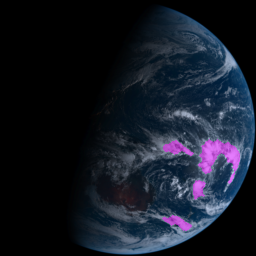
#> input picture out/overlays/himawari_20260128T214000Z_overlay.png, 256 x 256 px; its folder holds only this picture in this run
$ python cloud_mask_baseline_v2.py --raw-dir ../../../out/overlays
#> lines starting #> are read from the running program, lines starting #| are printed output that depends on the picture; after the words box and inside, x2 and y2 are one past the last pixel; in counts of white or black regions, pixels touching at a corner belong together
#!/usr/bin/env python
"""
cloud_mask_baseline_b13.py

Heuristic cloud mask generator for Himawari-9 B13 (10.4 µm thermal IR) imagery.
Designed as a teacher signal for U-Net training.

B13 is illumination-invariant -- no terminator line, no day/night split needed.
Cold cloud tops are bright, clear sky and warm ocean are dark, consistently 24/7.

Detection logic:
  - Bright pixels (V >= luma_thresh) = cloud
  - Optional adaptive Gaussian threshold for structured cloud edges
  - Optional hybrid: adaptive OR global (recommended)

Outputs:
  - out/masks/*.png         (binary cloud masks, 255=cloud 0=clear)
  - out/overlays/*.png      (optional pink overlay for visual QC)
  - out/cloud_metrics.csv   (training manifest)
"""

from __future__ import annotations

import argparse
from pathlib import Path

import cv2
import numpy as np
import pandas as pd
from tqdm import tqdm


# ----------------------------
# Utilities
# ----------------------------

def load_image(path: Path, size: int | None):
#> called with size = 256
    img = cv2.imread(str(path))
#> img is the input picture: shape (256, 256, 3); mean B, G, R 36.8, 25.9, 20.5
    if img is None:
        raise RuntimeError(f"Failed to read {path}")
    img = cv2.cvtColor(img, cv2.COLOR_BGR2RGB)
    if size is not None:
        img = cv2.resize(img, (size, size), interpolation=cv2.INTER_AREA)
    return img


def remove_small_components(mask: np.ndarray, min_area: int) -> np.ndarray:
    num, labels, stats, _ = cv2.connectedComponentsWithStats(mask, connectivity=8)
    out = np.zeros_like(mask)
    for i in range(1, num):
        if stats[i, cv2.CC_STAT_AREA] >= min_area:
            out[labels == i] = 1
    return out


def make_overlay(rgb: np.ndarray, mask: np.ndarray, alpha: float):
    overlay = rgb.copy()
    pink = np.zeros_like(rgb)
    pink[..., 0] = 255
    pink[..., 2] = 255
    overlay[mask == 1] = (
        (1 - alpha) * overlay[mask == 1] + alpha * pink[mask == 1]
    ).astype(np.uint8)
    return overlay


# ----------------------------
# Core mask logic
# ----------------------------

def cloud_mask_b13(
    rgb: np.ndarray,
    luma_thresh: float,
    open_size: int,
    close_size: int,
    min_area: int,
    adaptive: bool,
    adaptive_block: int,
    adaptive_c: int,
    hybrid: bool,
) -> np.ndarray:
    """
    Generate cloud mask from B13 grayscale image.

    B13 is grayscale so saturation filtering is not needed.
    Bright = cold cloud tops, dark = warm clear sky/ocean.

    Modes:
      global (default): V >= luma_thresh
      adaptive:         local Gaussian threshold
      hybrid:           adaptive OR global (recommended — adaptive catches
                        cloud edges, global catches uniform overcast)
    """
#> called with luma_thresh = 0.45, open_size = 3, close_size = 7, min_area = 80, adaptive = False, adaptive_block = 101, adaptive_c = -8, hybrid = False
    # B13 is grayscale but stored as RGB -- all channels equal, just use V
    v = cv2.cvtColor(rgb, cv2.COLOR_RGB2GRAY).astype(np.float32) / 255.0
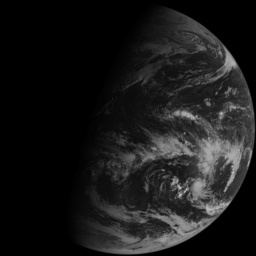
#> v: shape (256, 256) float32; min 0, max 0.749, mean 0.1

    if hybrid or adaptive:
        v_uint8 = (v * 255).astype(np.uint8)
        adp = cv2.adaptiveThreshold(
            v_uint8, 1,
            cv2.ADAPTIVE_THRESH_GAUSSIAN_C,
            cv2.THRESH_BINARY,
            blockSize=adaptive_block,
            C=adaptive_c,
        ).astype(bool)

    if hybrid:
        cloud = (adp | (v >= luma_thresh)).astype(np.uint8)
    elif adaptive:
        cloud = adp.astype(np.uint8)
    else:
        cloud = (v >= luma_thresh).astype(np.uint8)
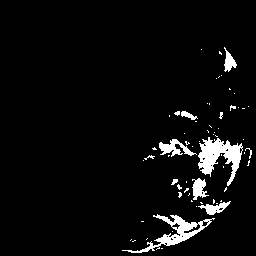
#> cloud: shape (256, 256); values 0 (black) and 1 (white), 4.7% white; 63 white regions (52 under 20 px), largest, box (x1, y1, x2, y2) and area: (198, 137, 243, 186) 1027, (122, 214, 215, 253) 828, (159, 139, 197, 157) 297

    # Morphological cleanup
    if open_size > 0:
        k = cv2.getStructuringElement(cv2.MORPH_ELLIPSE, (open_size, open_size))
        cloud = cv2.morphologyEx(cloud, cv2.MORPH_OPEN, k)
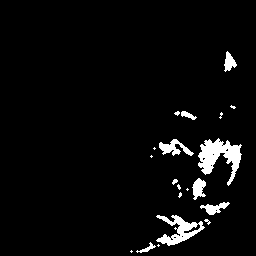
#> cloud: shape (256, 256); values 0 (black) and 1 (white), 4.1% white; 20 white regions (11 under 20 px), largest, box (x1, y1, x2, y2) and area: (198, 138, 242, 186) 973, (156, 215, 205, 246) 629, (159, 139, 194, 156) 274
    if close_size > 0:
        k = cv2.getStructuringElement(cv2.MORPH_ELLIPSE, (close_size, close_size))
        cloud = cv2.morphologyEx(cloud, cv2.MORPH_CLOSE, k)
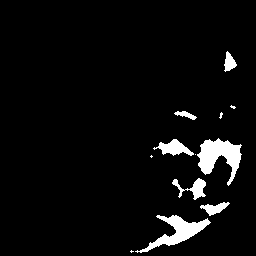
#> cloud: shape (256, 256); values 0 (black) and 1 (white), 4.7% white; 12 white regions (5 under 20 px), largest, box (x1, y1, x2, y2) and area: (197, 138, 242, 186) 1057, (135, 215, 211, 253) 901, (153, 139, 194, 156) 342

    cloud = remove_small_components(cloud, min_area)
#> in remove_small_components, `num, labels, stats, _ = cv2.connectedComponentsWithStats(mask, connect..`:
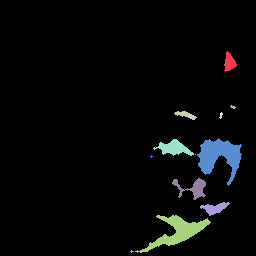
#> labels: shape (256, 256) int32; 13 distinct labels, from 0 to 12; one colour per label, 0 black
#> in remove_small_components, `num, labels, stats, _ = cv2.connectedComponentsWithStats(mask, connect..`: num = 13; stats = 13 rows, first 6: [0, 0, 256, 256, 62443], [224, 51, 13, 21, 157], [230, 105, 6, 4, 13], [174, 111, 23, 9, 97], [219, 112, 4, 7, 15], [153, 139, 41, 17, 342]
    return cloud


# ----------------------------
# Main
# ----------------------------

def main():
    ap = argparse.ArgumentParser(
        description="Heuristic cloud mask for Himawari B13 thermal IR imagery."
    )
    ap.add_argument("--raw-dir", required=True,
                    help="Directory of input PNG frames.")
    ap.add_argument("--outdir", default="out",
                    help="Output directory for masks, overlays, and CSV.")
    ap.add_argument("--image-size", type=int, default=256,
                    help="Resize frames to this square size (default 256).")
    ap.add_argument("--luma-thresh", type=float, default=0.45,
                    help="Global brightness threshold (default 0.45). "
                         "Pixels brighter than this are flagged as cloud. "
                         "B13: cold tops are bright, clear sky is dark.")
    ap.add_argument("--open-size", type=int, default=3,
                    help="Morphological open kernel size (default 3, 0=off).")
    ap.add_argument("--close-size", type=int, default=7,
                    help="Morphological close kernel size (default 7, 0=off).")
    ap.add_argument("--min-area", type=int, default=80,
                    help="Remove connected components smaller than this (default 80px).")
    ap.add_argument("--overlay-alpha", type=float, default=0.45,
                    help="Pink overlay opacity for QC images (default 0.45).")
    ap.add_argument("--save-overlays", action="store_true",
                    help="Save pink overlay QC images to outdir/overlays/.")
    ap.add_argument("--max-frames", type=int, default=None,
                    help="Process only the first N frames (for quick testing).")

    # Threshold mode
    mode = ap.add_mutually_exclusive_group()
    mode.add_argument("--adaptive", action="store_true",
                      help="Pure local Gaussian adaptive threshold.")
    mode.add_argument("--hybrid", action="store_true",
                      help="[RECOMMENDED] Adaptive OR global threshold. "
                           "Adaptive catches cloud edges, global catches "
                           "uniform overcast with little local contrast.")

    ap.add_argument("--adaptive-block", type=int, default=101,
                    help="Neighbourhood size for adaptive threshold (must be odd, default 101).")
    ap.add_argument("--adaptive-c", type=int, default=-8,
                    help="Constant subtracted from local mean (default -8). "
                         "More negative = stricter.")

    args = ap.parse_args()

    raw_dir = Path(args.raw_dir)
    outdir = Path(args.outdir)
    mask_dir = outdir / "masks"
    overlay_dir = outdir / "overlays"

    mask_dir.mkdir(parents=True, exist_ok=True)
    if args.save_overlays:
        overlay_dir.mkdir(parents=True, exist_ok=True)

    frames = sorted(raw_dir.glob("*.png"))
    if args.max_frames:
        frames = frames[: args.max_frames]

    if not frames:
        print(f"No PNG frames found in {raw_dir}")
        return

    records = []

    for fp in tqdm(frames, desc="Processing"):
        rgb = load_image(fp, args.image_size)

        cloud = cloud_mask_b13(
            rgb,
            luma_thresh=args.luma_thresh,
            open_size=args.open_size,
            close_size=args.close_size,
            min_area=args.min_area,
            adaptive=args.adaptive,
            adaptive_block=args.adaptive_block,
            adaptive_c=args.adaptive_c,
            hybrid=args.hybrid,
        )

        out_mask = (cloud * 255).astype(np.uint8)
        mask_path = mask_dir / f"{fp.stem}_mask.png"
        cv2.imwrite(str(mask_path), out_mask)

        if args.save_overlays:
            overlay = make_overlay(rgb, cloud, args.overlay_alpha)
            cv2.imwrite(
                str(overlay_dir / f"{fp.stem}_overlay.png"),
                cv2.cvtColor(overlay, cv2.COLOR_RGB2BGR),
            )

        records.append({
            "relpath": str(fp),
            "mask_path": str(mask_path),
            "cloud_frac": float(cloud.mean()),
        })

    df = pd.DataFrame.from_records(records)
#> df = table of 1 rows and 3 columns
    df.to_csv(outdir / "cloud_metrics.csv", index=False)

    print(f"Processed {len(df)} frames")
#| Processed 1 frames
    print(f"Wrote masks to {mask_dir}")
    print(f"Wrote metrics to {outdir / 'cloud_metrics.csv'}")


if __name__ == "__main__":
    main()

$ run again, on out/overlays/himawari_20260129T161000Z_overlay.png
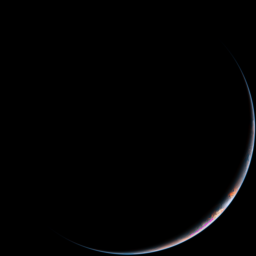
#> input picture out/overlays/himawari_20260129T161000Z_overlay.png, 256 x 256 px
#> in load_image, img is the input picture: shape (256, 256, 3); mean B, G, R 2.7, 2.4, 2.3
#> in cloud_mask_b13, `cloud = (v >= luma_thresh).astype(np.uint8)`:
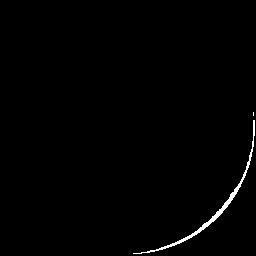
#> cloud: shape (256, 256); values 0 (black) and 1 (white), 0.85% white; 2 white regions (1 under 20 px), largest, box (x1, y1, x2, y2) and area: (133, 120, 255, 254) 556
#> in cloud_mask_b13, `cloud = cv2.morphologyEx(cloud, cv2.MORPH_OPEN, k)`:
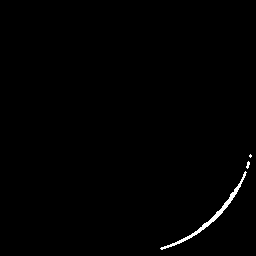
#> cloud: shape (256, 256); values 0 (black) and 1 (white), 0.67% white; 3 white regions (2 under 20 px), largest, box (x1, y1, x2, y2) and area: (160, 171, 247, 250) 410
#> labels: shape (256, 256) int32; 3 distinct labels, from 0 to 2
#> num = 3; stats = [[0, 0, 256, 256, 65093], [249, 154, 3, 4, 8], [160, 161, 90, 89, 435]]
#> out_mask: shape (256, 256); 0.66% white; 1 white region, box (x1, y1, x2, y2) and area: (160, 161, 250, 250) 435
#> df = table of 1 rows and 3 columns
#| Processed 1 frames

$ run again, on out/overlays/himawari_20260130T043000Z_overlay.png
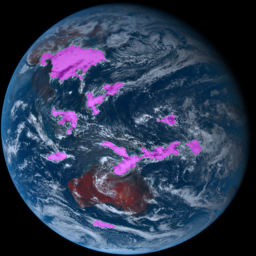
#> input picture out/overlays/himawari_20260130T043000Z_overlay.png, 256 x 256 px
#> in load_image, img is the input picture: shape (256, 256, 3); mean B, G, R 82, 58, 45.8
#> in remove_small_components, `num, labels, stats, _ = cv2.connectedComponentsWithStats(mask, connect..`:
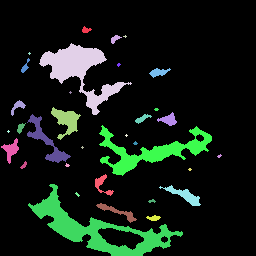
#> labels: shape (256, 256) int32; 34 distinct labels, from 0 to 33; one colour per label, 0 black
#> num = 34; stats = 34 rows, first 6: [0, 0, 256, 256, 56390], [82, 26, 10, 7, 42], [111, 35, 11, 9, 50], [123, 35, 4, 3, 6], [39, 43, 93, 72, 2070], [28, 52, 3, 3, 5]
#> after the loop in remove_small_components, `for i in range(1, num):`:
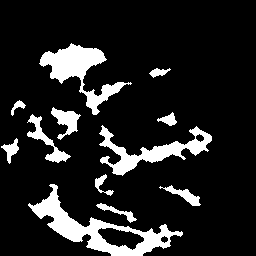
#> out: shape (256, 256); values 0 (black) and 1 (white), 13.2% white; 12 white regions, largest, box (x1, y1, x2, y2) and area: (28, 184, 183, 256) 2783, (39, 43, 132, 115) 2070, (99, 125, 212, 176) 1704
#> df = table of 1 rows and 3 columns
#| Processed 1 frames

$ run again, on out/overlays/himawari_20260131T022000Z_overlay.png
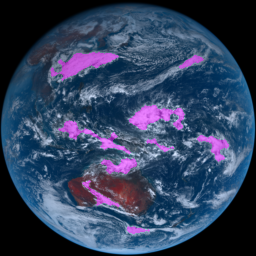
#> input picture out/overlays/himawari_20260131T022000Z_overlay.png, 256 x 256 px
#> in load_image, img is the input picture: shape (256, 256, 3); mean B, G, R 92.9, 65.2, 49.7
#> in remove_small_components, `num, labels, stats, _ = cv2.connectedComponentsWithStats(mask, connect..`:
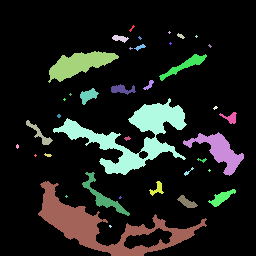
#> labels: shape (256, 256) int32; 39 distinct labels, from 0 to 38; one colour per label, 0 black
#> num = 39; stats = 39 rows, first 6: [0, 0, 256, 256, 54712], [129, 25, 6, 7, 14], [168, 31, 3, 3, 5], [177, 33, 8, 6, 25], [112, 35, 17, 8, 77], [195, 35, 3, 3, 5]
#> after the loop in remove_small_components, `for i in range(1, num):`:
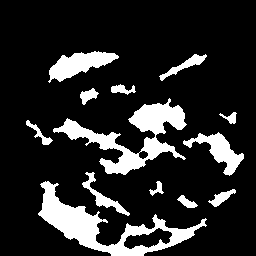
#> out: shape (256, 256); values 0 (black) and 1 (white), 15.9% white; 13 white regions, largest, box (x1, y1, x2, y2) and area: (38, 181, 207, 256) 3431, (53, 98, 187, 175) 3184, (48, 51, 119, 83) 1123
#> df = table of 1 rows and 3 columns
#| Processed 1 frames
